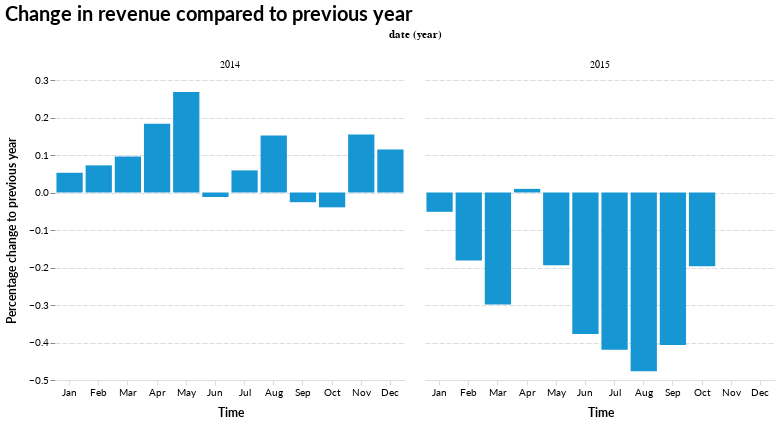

The cell this chart's notebook holds for it:
### Code cell
alt.Chart(item_ct_month.reset_index(), width=350).mark_bar().encode(
    alt.X('month(date):O', axis=alt.Axis(title='Time')),
    alt.Y('change:Q', axis=alt.Axis(title='Percentage change to previous year'))
).facet(
    column='year(date):O'
).properties(
    title='Change in revenue compared to previous year',
)

### Figure 1 — Vega-Lite specification as saved in the notebook (floating-point values rounded to 4 significant figures)
{"$schema": "https://vega.github.io/schema/vega-lite/v3.4.0.json", "config": {"area": {"fill": "#1696d2"}, "axisX": {"domain": true, "domainColor": "#DEDDDD", "domainDashOffset": 10, "domainWidth": 1, "grid": false, "labelAngle": 0, "labelFont": "Lato", "labelFontSize": 10, "tickColor": "#DEDDDD", "title": "X Axis Title (units)", "titleFont": "Lato", "titleFontSize": 12, "titlePadding": 10}, "axisY": {"domain": false, "domainDashOffset": 10, "grid": true, "gridColor": "#DEDDDD", "gridDash": [5, 2], "gridWidth": 1, "labelAngle": 0, "labelFont": "Lato", "labelFontSize": 10, "title": "Y Axis Title (units)", "titleFont": "Lato", "titleFontSize": 12, "titlePadding": 10}, "bar": {"fill": "#1696d2", "stroke": false}, "guide-title": {"color": "Monospace", "font": "Lato", "fontSize": 15}, "legend": {"labelFont": "Lato", "labelFontSize": 12, "symbolSize": 100, "symbolType": "square", "title": "", "titleFont": "Lato", "titleFontSize": 12}, "line": {"color": "#1696d2", "stroke": "#1696d2", "strokeWidth": 1}, "path": {"stroke": "#1696d2"}, "point": {"filled": true}, "range": {"category": ["#1696d2", "#d2d2d2", "#000000", "#fdbf11", "#ec008b", "#55b748", "#5c5859", "#db2b27"], "diverging": ["#cfe8f3", "#a2d4ec", "#73bfe2", "#46abdb", "#1696d2", "#12719e"]}, "text": {"align": "right", "color": "#1696d2", "font": "Lato", "fontSize": 12, "fontWeight": 400, "size": 11}, "title": {"anchor": "start", "font": "Lato", "fontColor": "#4d4d4d", "fontSize": 20, "padding": 30}, "trail": {"color": "#1696d2", "stroke": "#1696d2"}, "view": {"strokeWidth": 0}}, "data": {"name": "data-88c333daa48ba0a755dcc477777c9808"}, "datasets": {"data-88c333daa48ba0a755dcc477777c9808": [{"change": null, "date": "2013-01-31T00:00:00", "item_cnt_day": 116950, "revenue": 81360000.0}, {"change": null, "date": "2013-02-28T00:00:00", "item_cnt_day": 133607, "revenue": 94790000.0}, {"change": null, "date": "2013-03-31T00:00:00", "item_cnt_day": 140586, "revenue": 100700000.0}, {"change": null, "date": "2013-04-30T00:00:00", "item_cnt_day": 112185, "revenue": 75250000.0}, {"change": null, "date": "2013-05-31T00:00:00", "item_cnt_day": 116808, "revenue": 80200000.0}, {"change": null, "date": "2013-06-30T00:00:00", "item_cnt_day": 127421, "revenue": 91170000.0}, {"change": null, "date": "2013-07-31T00:00:00", "item_cnt_day": 128686, "revenue": 81450000.0}, {"change": null, "date": "2013-08-31T00:00:00", "item_cnt_day": 131676, "revenue": 84240000.0}, {"change": null, "date": "2013-09-30T00:00:00", "item_cnt_day": 133110, "revenue": 119300000.0}, {"change": null, "date": "2013-10-31T00:00:00", "item_cnt_day": 119723, "revenue": 91770000.0}, {"change": null, "date": "2013-11-30T00:00:00", "item_cnt_day": 117422, "revenue": 124500000.0}, {"change": null, "date": "2013-12-31T00:00:00", "item_cnt_day": 184559, "revenue": 192900000.0}, {"change": 0.05258, "date": "2014-01-31T00:00:00", "item_cnt_day": 101419, "revenue": 85870000.0}, {"change": 0.07233, "date": "2014-02-28T00:00:00", "item_cnt_day": 110954, "revenue": 102200000.0}, {"change": 0.09597, "date": "2014-03-31T00:00:00", "item_cnt_day": 111778, "revenue": 111300000.0}, {"change": 0.1832, "date": "2014-04-30T00:00:00", "item_cnt_day": 103499, "revenue": 92130000.0}, {"change": 0.268, "date": "2014-05-31T00:00:00", "item_cnt_day": 108501, "revenue": 109600000.0}, {"change": -0.01197, "date": "2014-06-30T00:00:00", "item_cnt_day": 100143, "revenue": 90100000.0}, {"change": 0.05893, "date": "2014-07-31T00:00:00", "item_cnt_day": 96758, "revenue": 86550000.0}, {"change": 0.1521, "date": "2014-08-31T00:00:00", "item_cnt_day": 110037, "revenue": 99360000.0}, {"change": -0.02588, "date": "2014-09-30T00:00:00", "item_cnt_day": 101819, "revenue": 116300000.0}, {"change": -0.03958, "date": "2014-10-31T00:00:00", "item_cnt_day": 89813, "revenue": 88270000.0}, {"change": 0.1545, "date": "2014-11-30T00:00:00", "item_cnt_day": 116223, "revenue": 147200000.0}, {"change": 0.1149, "date": "2014-12-31T00:00:00", "item_cnt_day": 169945, "revenue": 217900000.0}, {"change": -0.0515, "date": "2015-01-31T00:00:00", "item_cnt_day": 78235, "revenue": 81660000.0}, {"change": -0.1813, "date": "2015-02-28T00:00:00", "item_cnt_day": 80989, "revenue": 86500000.0}, {"change": -0.2985, "date": "2015-03-31T00:00:00", "item_cnt_day": 76119, "revenue": 85740000.0}, {"change": 0.009641, "date": "2015-04-30T00:00:00", "item_cnt_day": 78601, "revenue": 93020000.0}, {"change": -0.1938, "date": "2015-05-31T00:00:00", "item_cnt_day": 73815, "revenue": 91780000.0}, {"change": -0.3775, "date": "2015-06-30T00:00:00", "item_cnt_day": 63703, "revenue": 65400000.0}, {"change": -0.4196, "date": "2015-07-31T00:00:00", "item_cnt_day": 64967, "revenue": 60970000.0}, {"change": -0.4765, "date": "2015-08-31T00:00:00", "item_cnt_day": 69375, "revenue": 67290000.0}, {"change": -0.4066, "date": "2015-09-30T00:00:00", "item_cnt_day": 65933, "revenue": 82670000.0}, {"change": -0.1966, "date": "2015-10-31T00:00:00", "item_cnt_day": 66373, "revenue": 73770000.0}]}, "facet": {"column": {"field": "date", "timeUnit": "year", "type": "ordinal"}}, "spec": {"encoding": {"x": {"axis": {"title": "Time"}, "field": "date", "timeUnit": "month", "type": "ordinal"}, "y": {"axis": {"title": "Percentage change to previous year"}, "field": "change", "type": "quantitative"}}, "mark": "bar", "width": 350}, "title": "Change in revenue compared to previous year"}
